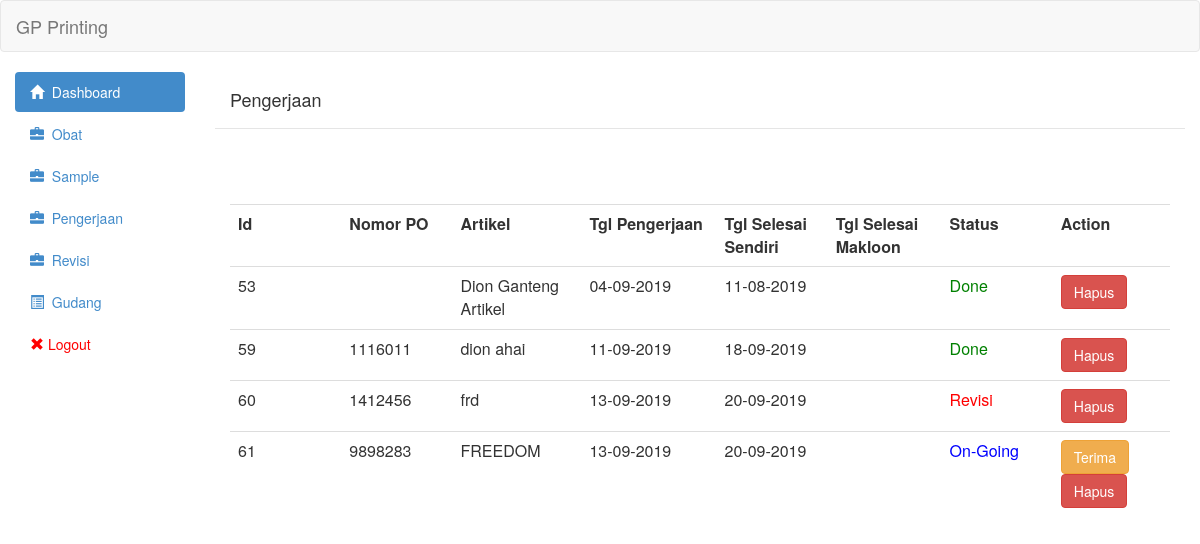
The page /view/pengerjaan.php (signed in) on the database as committed earlier.
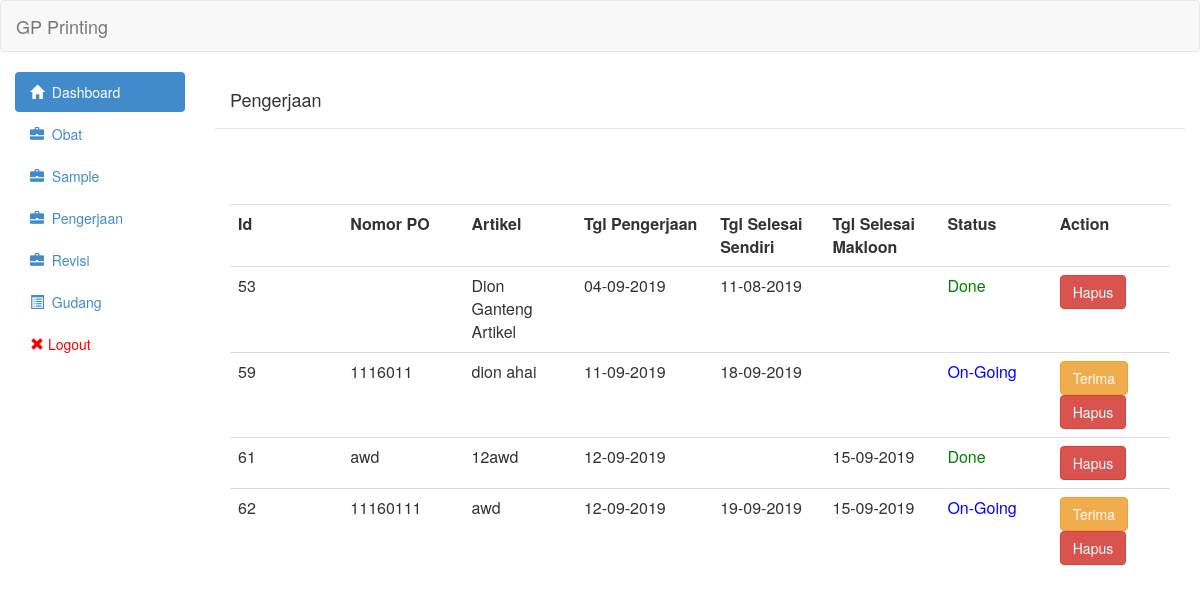
The same page on the database as committed later.
### tables this page shows
CREATE TABLE `pengerjaan` (
  `id` int(11) NOT NULL,
  `id_sample` int(11) NOT NULL,
  `nomor_po` varchar(255) NOT NULL,
  `tipe` int(11) NOT NULL,
  `tgl_mulai` date NOT NULL,
  `qty_sendiri` int(11) NOT NULL,
  `tgl_selesai_sendiri` date DEFAULT NULL,
  `qty_makloon` int(11) NOT NULL,
  `tgl_selesai_makloon` date DEFAULT NULL,
  `status` int(11) NOT NULL,
  `qty_awal` int(11) NOT NULL,
  `keterangan` text NOT NULL,
  `qty_akhir_makloon` int(11) NOT NULL,
  `qty_akhir_sendiri` int(11) NOT NULL,
  `jumlah_orang` int(11) NOT NULL,
  `jam_kerja` int(11) NOT NULL,
  `biaya_makloon` int(11) NOT NULL,
  `meja` int(11) NOT NULL,
  `tgl_naik_barang` date DEFAULT NULL
);

CREATE TABLE `sample` (
  `id` int(11) NOT NULL,
  `artikel` varchar(255) NOT NULL,
  `nomor_po` varchar(30) NOT NULL,
  `tgl` date NOT NULL,
  `tgl_selesai` date DEFAULT NULL,
  `tgl_naik_bahan` date DEFAULT NULL,
  `status` tinyint(1) NOT NULL DEFAULT 0,
  `biaya` int(11) NOT NULL
);

### controller/pengerjaan/pengerjaan_show.php (the view, shortened to what this page needs)
<?php
	include('../controller/config/linken.php');
	include('../controller/config/asset.php');
	$queryGetPengerjaan = "SELECT pengerjaan.id_sample,pengerjaan.id,pengerjaan.nomor_po,pengerjaan.tipe,pengerjaan.tgl_mulai,pengerjaan.tgl_selesai_sendiri,pengerjaan.tgl_selesai_makloon,pengerjaan.status,sample.artikel FROM pengerjaan join sample on pengerjaan.id_sample = sample.id ORDER BY pengerjaan.id ASC";
	$resultGetPengerjaan = mysqli_query($link,$queryGetPengerjaan) or die(mysqli_error($link));
	 echo "<table class='table table-hover'><tr>
						<th class='col-md-1'>Id</th>
						<th class='col-md-1'>Nomor PO</th>
                        <th class='col-md-1'>Artikel</th>
                        <th class='col-md-1'>Tgl Pengerjaan</th>
						<th class='col-md-1'>Tgl Selesai Sendiri</th>
                        <th class='col-md-1'>Tgl Selesai Makloon</th>
                        <th class='col-md-1'>Status</th>
                        <th class='col-md-1'>Action</th>
						</tr>";
	while($row = mysqli_fetch_assoc($resultGetPengerjaan)){
    if($row['tgl_selesai_sendiri']=='0000-00-00'){
        $row['tgl_selesai_sendiri']=null;
    }
     if($row['tgl_selesai_makloon']=='0000-00-00'){
        $row['tgl_selesai_makloon']=null;
    }
	?>
                            <tr onclick='AjaxGetDetailPengerjaan(<?php echo $row["id_sample"];?>)'>
								<td><?php echo $row['id']?></td>
								<td><?php echo $row['nomor_po']?></td>
                                <td><?php echo $row['artikel']?></td>
                                <td><?php echo formatTgl($row['tgl_mulai'])?></td>
                                <td><?php echo formatTgl($row['tgl_selesai_sendiri'])?></td>
                                <td><?php echo formatTgl($row['tgl_selesai_makloon'])?></td>
								<td><?php if($row['status']==0){
									echo "<span style='color:blue'>On-Going</span>";
									}else if($row['status']==1){
										echo "<span style='color:green'>Done</span>";
									}else if($row['status']==2){
										echo "<span style='color:red'>Revisi</span>";
									}
								;?></td><td>
                                <?php
                                if($row['status']==0){ ?>
                                <button onclick="ChangeStatusPengerjaan(<?php echo $row["id"];?>,<?php echo $row["tipe"];?>)" class="btn btn-warning">Terima</button>
                                <?php }; ?>
                                <a class='btn btn-danger' href='controller/pengerjaan/pengerjaan_delete.php?id="<?php echo $row["id"];?>"'>Hapus</a></td>
                            </tr>
<?php
	}
	echo "</table>";
function formatTgl($tgl){
	if($tgl!=0||$tgl!=null){
	$tglArray = explode("-",$tgl);
	return $tglArray[2]."-".$tglArray[1]."-".$tglArray[0];
	}
	return null;
}
	?>

Rows that differ between the two databases and show on the page:
no longer on this page (row edited): pengerjaan: id "60", nomor_po "1412456", id_sample.artikel "frd", tgl_mulai "13-09-2019", tgl_selesai_sendiri "20-09-2019", status "Revisi"
changed pengerjaan "dion ahai": status "Done" → "On-Going Terima"
changed pengerjaan id 61: nomor_po "9898283" → "awd"; id_sample.artikel "FREEDOM" → "12awd"; tgl_mulai "13-09-2019" → "12-09-2019"; tgl_selesai_makloon (not shown) → "15-09-2019"; tgl_selesai_sendiri "20-09-2019" → (not shown); tipe 0 → 1 (drawn); status "On-Going Terima" → "Done"
added pengerjaan: id "62", nomor_po "11160111", id_sample.artikel "awd", tgl_mulai "12-09-2019", tgl_selesai_sendiri "19-09-2019", tgl_selesai_makloon "15-09-2019", status "On-Going"
